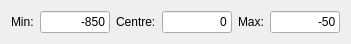
  <widget class="QWidget" name="layoutWidget_19">
   <property name="geometry">
    <rect>
     <x>420</x>
     <y>500</y>
     <width>351</width>
     <height>35</height>
    </rect>
   </property>
   <layout class="QHBoxLayout" name="horizontalLayout_22">
    <item>
     <widget class="QLabel" name="label_52">
      <property name="text">
       <string>Min:</string>
      </property>
     </widget>
    </item>
    <item>
     <widget class="QLineEdit" name="rightLipMin">
      <property name="text">
       <string>-850</string>
      </property>
      <property name="alignment">
       <set>Qt::AlignRight|Qt::AlignTrailing|Qt::AlignVCenter</set>
      </property>
     </widget>
    </item>
    <item>
     <widget class="QLabel" name="label_53">
      <property name="text">
       <string>Centre:</string>
      </property>
     </widget>
    </item>
    <item>
     <widget class="QLineEdit" name="rightLipTrim">
      <property name="text">
       <string>0</string>
      </property>
      <property name="alignment">
       <set>Qt::AlignRight|Qt::AlignTrailing|Qt::AlignVCenter</set>
      </property>
     </widget>
    </item>
    <item>
     <widget class="QLabel" name="label_54">
      <property name="text">
       <string>Max:</string>
      </property>
     </widget>
    </item>
    <item>
     <widget class="QLineEdit" name="rightLipMax">
      <property name="text">
       <string>-50</string>
      </property>
      <property name="alignment">
       <set>Qt::AlignRight|Qt::AlignTrailing|Qt::AlignVCenter</set>
      </property>
     </widget>
    </item>
   </layout>
  </widget>
